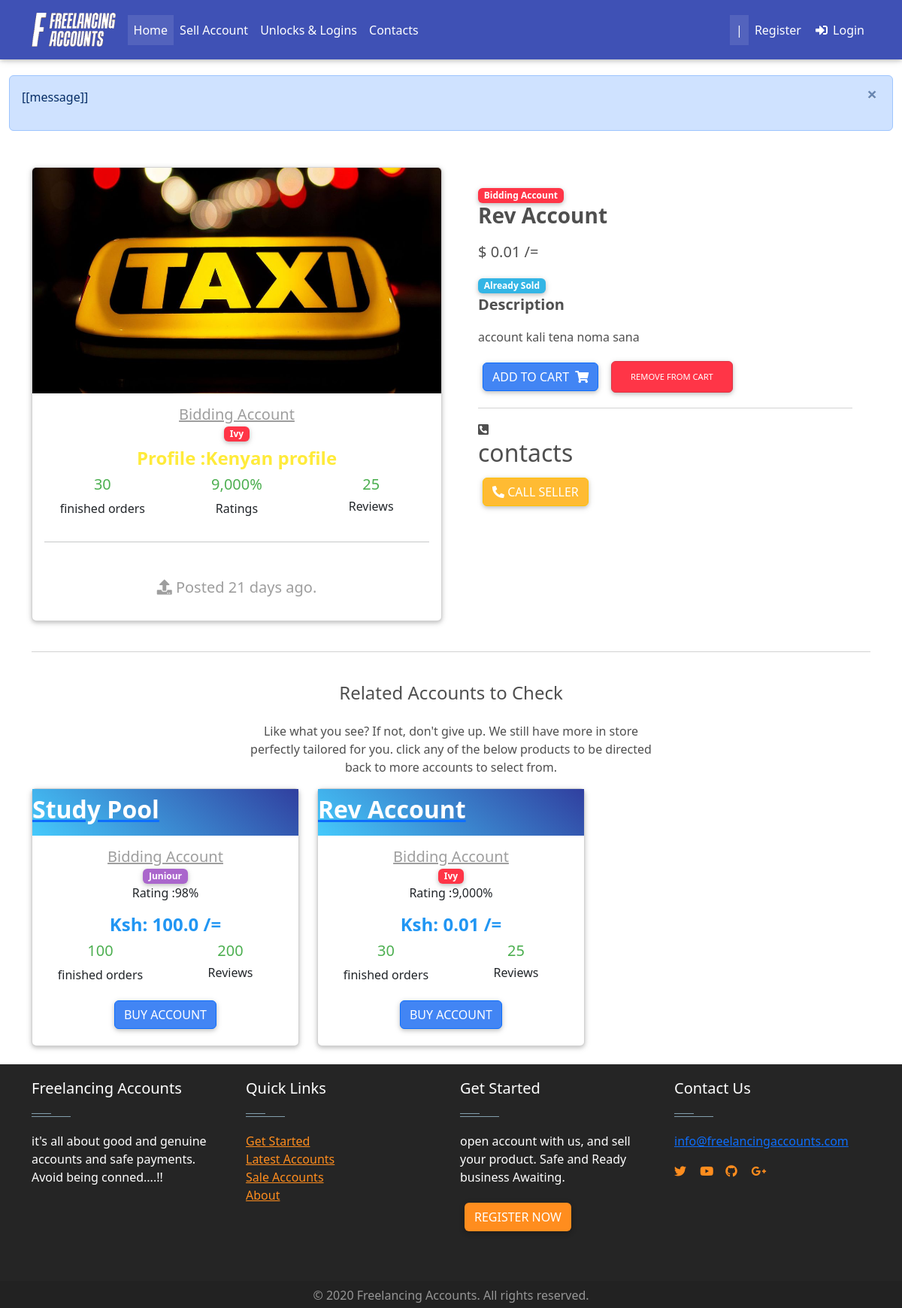
The page /product/rev-account/ on the database as committed earlier.
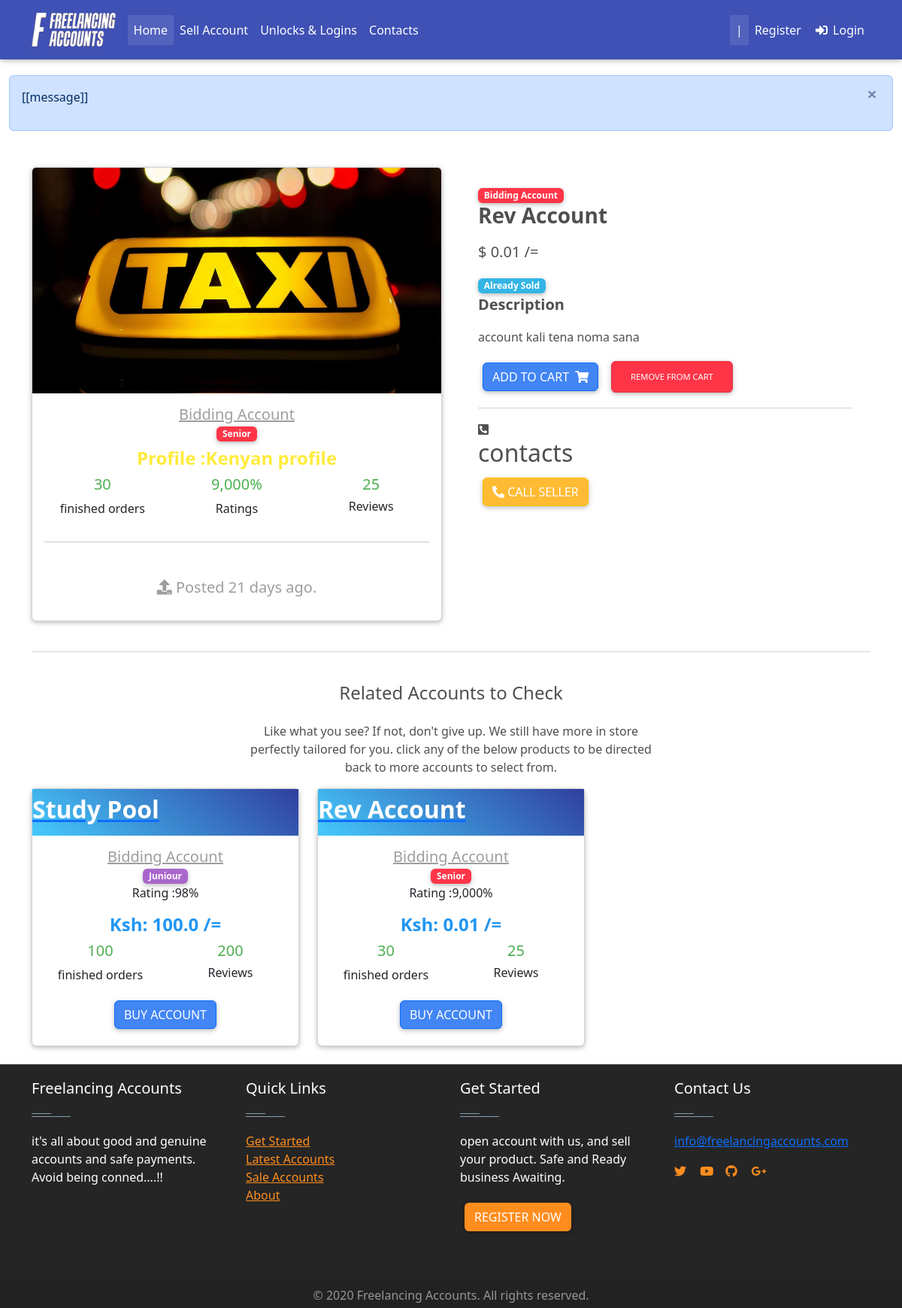
The same page on the database as committed later.
### Home/models.py (models this page shows, shortened)
class Item(models.Model):
    created_by = models.ForeignKey(settings.AUTH_USER_MODEL,on_delete = models.CASCADE,blank = True, null = True, editable = False)
    created_at = models.DateTimeField(auto_now_add= True, blank = True, null = True )
    title = models.CharField(max_length = 100)
    slug = models.SlugField(blank = True, null = True)
    price = models.FloatField(default = 0.0)
    discountprice = models.FloatField(blank= True, null = True)
    category = models.CharField(choices = Category_choices, max_length=2)
    label = models.CharField(choices = Label_choices, max_length=1)
    Level = models.CharField(choices = Level_choices, max_length = 15 ,blank= True, null = True)
    finished_orders = models.IntegerField(default = 1)
    rating = models.IntegerField(default = 50 )
    Reviews =models.IntegerField( default = 1)
    profile = models.CharField( max_length = 20)
    description = models.TextField()
    diplay_pic = models.ImageField(upload_to = "display_pics/%Y%m%d/", max_length =255 )
    contact = models.CharField(max_length=15 ,null = True,blank= True)
    sold = models.BooleanField(default=False)
    def get_absolute_url(self):
        return reverse("Home:product", kwargs ={
             'slug': self.slug
        })
    def get_add_to_cart_url(self):
        return reverse("Home:add_to_cart", kwargs ={
             'slug': self.slug
        })
    def get_remove_from_cart_url(self):
        return reverse("Home:remove_from_cart", kwargs ={
             'slug': self.slug
        })
    def get_days(self):
        d1 = timezone.now()
        d2 = self.created_at
        dya =  abs(d1-d2).days
        mytuple = (str(dya), "days")
        days = " ".join(mytuple)
        if dya > 0:
            return days
        else:
            seconds = abs(d1-d2).seconds
            houred = round(seconds / 3600)
            mytuple = (str(houred), "hours")
            hours = " ".join(mytuple)
            return hours

### Home/views.py (the view)
# urls.py: path('product/<slug>/', views.Product.as_view(), name = "product" ),
class Product(generic.DetailView):
    model = Item
    template_name = "product-page.html"
    def get_context_data(self, **kwargs):
        context = super(Product, self).get_context_data(**kwargs)
        obj = self.get_object()
        r_item = Item.objects.filter(title = obj.title)[:3]
        nr_item = Item.objects.all()[:3]
        context["r_item"] = r_item
        context["nr_item"] = nr_item
        return context

### Home/templatetags/login_tag.py (called while the page is built)
@register.inclusion_tag('logins/login_form.html')
def login_form_tag(current_page=None):
    return {'loginform': LoginForm(),
            'redirect_to': current_page}

### Home/templates/product-page.html (shortened to what the changed rows need)
<!DOCTYPE html>
<html lang="en">
{% extends "base.html"%}
{% load staticfiles %}
 {% block content %}
  <main class="">
    <div class="container dark-grey-text mt-5">
      <div class="row wow fadeIn">
        <div class="col-md-6 mb-4">
          <div class="card card-cascade wider">
              <div class="view view-cascade overlay">
                  <img  class="card-img-top" src="{{ object.diplay_pic.url }}" alt="picture not available" style="height: 300px;" >
                </div>
              <div class="card-body text-center">
                <a href="" class="grey-text">
                  <h5 class="card-header-subtitle mb-0"> {{ item.get_category_display }}</h5>
                  <span class="badge badge-pill  {{ item.get_label_display }}-color">{{item.Level}}</span>
                </a>
                <h4 class="font-weight-bold yellow-text mt-2 mb-2">
                   Profile :{{object.profile}}
                  </h4>
                <div class = "row  wOW fadeIn">
                  <div class = " col-4 text-center  ">
                    <h5 class = "green-text"> {{item.finished_orders}}</h5>
                    <p> finished orders<p>
                  </div>
                      <div class = "col-4 text-center  ">
                        <h5 class = "green-text"> {{ item.rating}}%</h5>
                        <p> Ratings  <p>
                      </div>
                      <div class = " col-4 text-center ">
                      <h5 class = "green-text"> {{item.Reviews }}</h5>
                        <h6>  Reviews </h6>
                      </div>
                </div>
                <hr class = mb-5>
                {% if request.user == object.created_by %}
                <h5><i class="fas fa-link"></i> Reffer people to your product via this Link </h5>
                   <input type="text" value="{{ request.build_absolute_uri }}" id="teks">
                    <button class = "btn btn-primary" onclick="myFunction()"> Copy </button>
                {% else %}
                <h5 class = "grey-text pb-2"> <i class="fas fa-upload"></i> Posted {{object.get_days}} ago.</h5>
               {% endif %}
              </div>
            </div>
        </div>
        <div class="col-md-6 mb-4">
          <div class="p-4">
            <div class="mb-3">
              <a href="">
                <span class="badge {{ object.get_label_display }}-color mr-1">{{ object.get_category_display }}</span>
              </a>
              <h3> <strong> {{object.title}} </strong></h3>
            </div>
            <p class="lead">
              {% if object.discountprice %}
              <span class="mr-1">
                <del>$ {{ object.price }}/=</del>
              </span>
              <span>$ {{ object.get_discount_price }} /=</span>
              {% else %}
              <span>$ {{ object.price }} /=</span>
              {% endif %}
            </p>
            {% if object.sold %}
            <span class="badge info-color mr-1">Already Sold</span>
            {% else %}
            <span class="badge success-color mr-1">In stock</span>
            {% endif %}
            <p class="lead font-weight-bold">Description</p>
            <p>{{ object.description }}</p>
            <a  href = " {{ object.get_add_to_cart_url }}" class="btn btn-primary  " >Add to cart
              <i class="fas fa-shopping-cart ml-1"></i>
            </a>
              <a  href = " {{  object.get_remove_from_cart_url }}" class="btn btn-danger btn-md my-0 p" >Remove From cart
                </a>
              <hr class="mt-3">
              <i class="fas fa-phone-square-alt"></i> <h2 class=""> contacts</h2>
              {% if  request.user.is_authenticated %}
              <h5 class=" mr-auto ml-auto dark-grey-text">
                contact the owner: {{ object.contact }}
              </h5>
              {% else %}
              <a href="/accounts/signup/"> <button class="btn btn-warning"> <i class="fas fa-phone-alt"></i> Call Seller </button></a>
              {% endif %}
          </div>
        </div>
      </div>
      <div class="row wow fadeIn">
      {% if r_items.exist %}
        {% for rtem in r_item %}
        <div class=" col-lg-4 mb-4">
          <div class="card card-cascade ">
            <div class="view  text-white view-cascade gradient-card-header blue-gradient">
                <a href="{{ rtem.get_absolute_url }}"  class = "pink-hover lighten-2-hover">
                  <h2 class="card-header-title text-white mb-3 mt-2"><strong>{{ rtem.title }}</strong></h2>
                </a>
                    <span id="rateMe2"  class="empty-stars"></span>
                  <script src="{% static 'js/addons/rating.min.js'%}"></script>
              </div>
            <div class="card-body text-center">
              <a href="" class="grey-text">
                <h5 class="card-header-subtitle mb-0"> {{ rtem.get_category_display }}</h5>
                <span class="badge badge-pill  {{ rtem.get_label_display }}-color">{{rtem.Level}}</span>
              </a>
              <p> Rating :{{ rtem.rating}}% </p>
              <h4 class="font-weight-bold blue-text">
                  <strong>  Ksh:
                    {% if rtem.discountprice %}
                      {{ rtem.get_discount_price }}
                    {% else %}
                      {{ rtem.price}}
                    {% endif %}
                /= </strong>
                </h4>
              <div class = "row  wOW fadeIn">
                <div class = "col-6 col-lg-6 col-md-6 text-center mr-auto ml-auto ">
                  <h5 class = "green-text"> {{rtem.finished_orders}}</h5>
                  <p> finished orders<p>
                </div>
                    <div class = "col-6 col-md-6 text-center ">
                    <h5 class = "green-text"> {{rtem.Reviews }}</h5>
                      <h6> Reviews</h6>
                    </div>
              </div>
              <a href="{{ rtem.get_absolute_url }}" class="btn btn-primary"> Buy Account </a>
              </strong>
            </h5>
              <div>
            </div>
            </div>
          </div>
        </div>
        {% endfor %}
      {% else %}
        {% for nrtem in nr_item %}
        <div class=" col-lg-4 mb-4">
          <div class="card card-cascade ">
            <div class="view  text-white view-cascade gradient-card-header blue-gradient">
                <a href="{{ nrtem.get_absolute_url }}"  class = "pink-hover lighten-2-hover">
                  <h2 class="card-header-title text-white mb-3 mt-2"><strong>{{ nrtem.title }}</strong></h2>
                </a>
              </div>
            <div class="card-body text-center">
              <a href="" class="grey-text">
                <h5 class="card-header-subtitle mb-0"> {{ nrtem.get_category_display }}</h5>
                <span class="badge badge-pill  {{ nrtem.get_label_display }}-color">{{ nrtem.Level}}</span>
              </a>
              <p> Rating :{{ nrtem.rating}}% </p>
              <h4 class="font-weight-bold blue-text">
                  <strong>  Ksh:
                    {% if nrtem.discountprice %}
                      {{ nrtem.get_discount_price }}
                    {% else %}
                      {{ nrtem.price}}
                    {% endif %}
                /= </strong>
                </h4>
              <div class = "row  wOW fadeIn">
                <div class = "col-6 col-lg-6 col-md-6 text-center mr-auto ml-auto ">
                  <h5 class = "green-text"> {{ nrtem.finished_orders}}</h5>
                  <p> finished orders<p>
                </div>
                    <div class = "col-6 col-md-6 text-center ">
                    <h5 class = "green-text"> {{ nrtem.Reviews }}</h5>
                      <h6> Reviews</h6>
                    </div>
              </div>
              <a href="{{ nrtem.get_absolute_url }}" class="btn btn-primary"> Buy Account </a>
            </div>
          </div>
        </div>
        {% endfor %}
      {% endif %}
      </div>
    </div>
  </main>
  {% endblock %}

Rows that differ between the two databases and show on the page:
changed Item "Rev Account": Level "Ivy" → "Senior"
